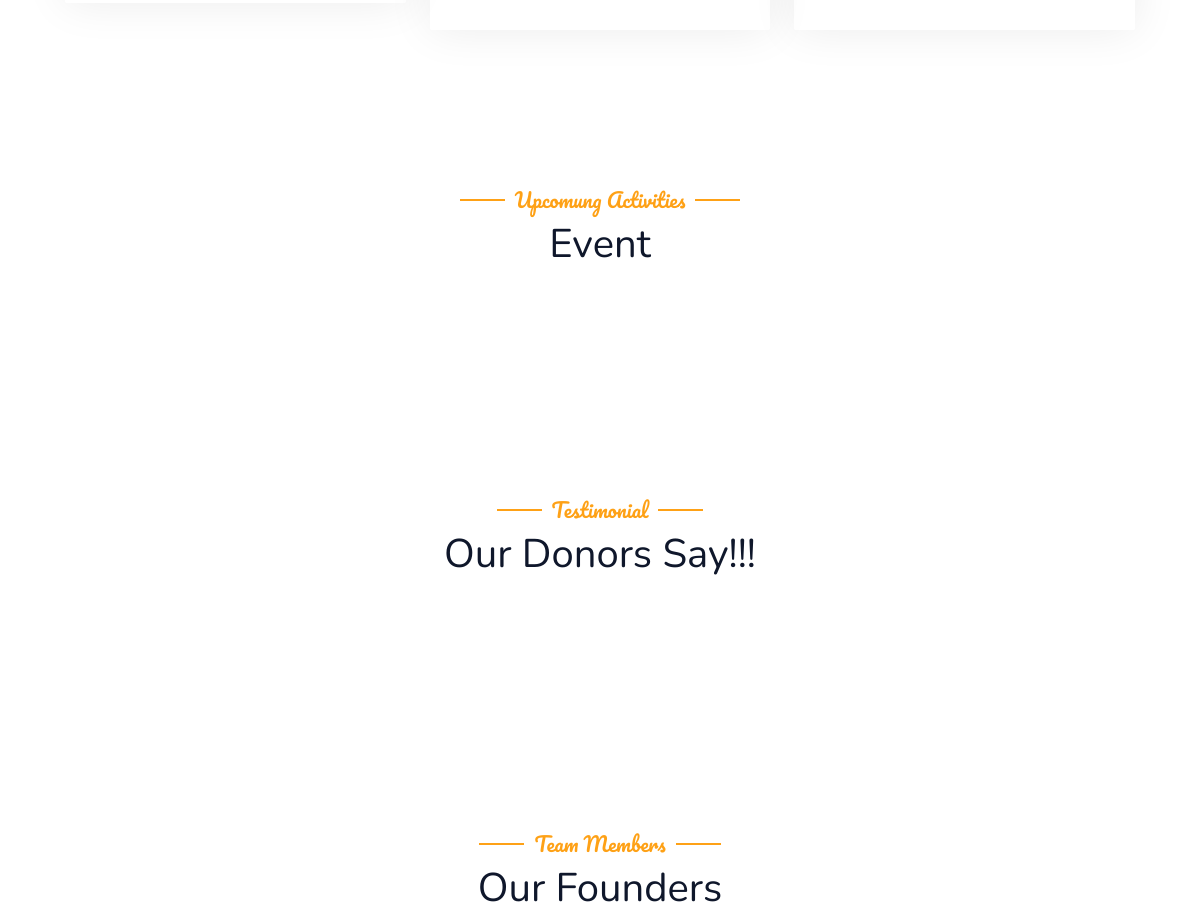
/ (middle part), run on an earlier commit of the app's database.
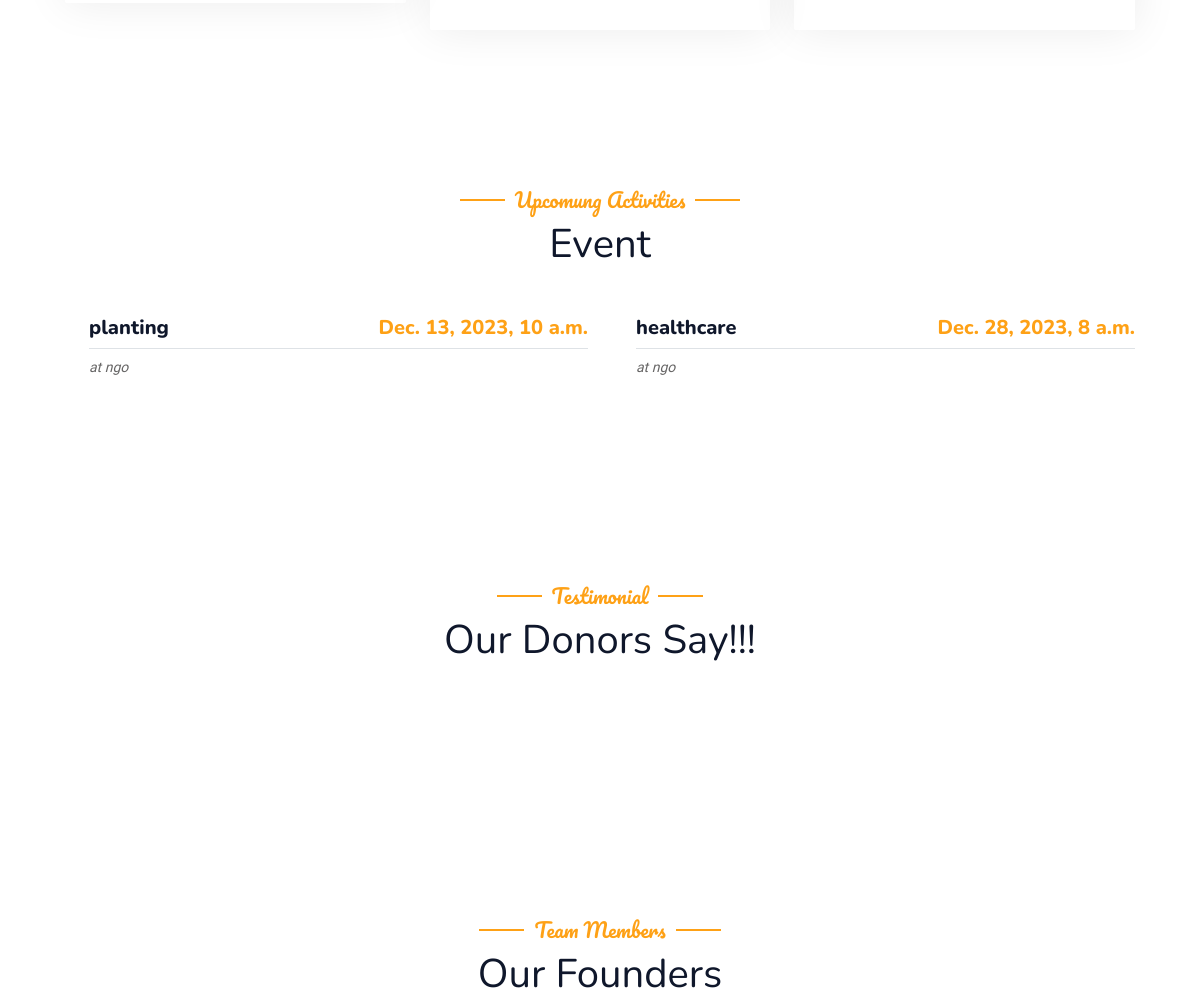
And on a later commit of the database.
### ngo/models.py (models this page shows, shortened)
class EventNotification(models.Model):
    name = models.CharField(max_length=255)
    event_datetime = models.DateTimeField()
    description = models.TextField()

### visitor/views.py (the view)
# urls.py: path('', views.index, name="home"),
def index(request):
    notifications = EventNotification.objects.all()
    feedback=Feedback.objects.filter(feedback_type__in=['thought', 'suggestion'])
    return render(request, 'visitor/index.html', {'notifications': notifications, 'feedback': feedback })

### visitor/templates/visitor/index.html (shortened to what this page needs)
{% extends 'base.html' %}
{% load static %}
{% block content %}
        <div class="container-xxl">
            <div class="container">
                <div class="row g-6">
        <div class="col-lg-4 col-sm-6 wow fadeInUp" data-wow-delay="0.1s">
                    </div>
                    <div class="col-lg-4 col-sm-6 wow fadeInUp" data-wow-delay="0.5s">
                        <div class="service-item rounded pt-3">
                            <div class="p-4">
                            </div>
                        </div>
                    </div>
                    <div class="col-lg-4 col-sm-6 wow fadeInUp" data-wow-delay="0.7s">
                        <div class="service-item rounded pt-3">
                            <div class="p-4">
                            </div>
                        </div>
                    </div>
                </div>
            </div>
        </div>
        <div class="container-xxl py-5">
            <div class="container">
                <div class="text-center wow fadeInUp" data-wow-delay="0.1s">
                    <h5 class="section-title ff-secondary text-center text-primary fw-normal">Upcomung Activities</h5>
                    <h1 class="mb-5">Event</h1>
                </div>
                <div class="tab-class text-center wow fadeInUp" data-wow-delay="0.1s">
                    <div class="tab-content">
                        <div id="tab-1" class="tab-pane fade show p-0 active">
                            <div class="row g-4">
                                {% for notification in notifications %}
                                <div class="col-lg-6">
                                    <div class="d-flex align-items-center">
                                        <div class="w-100 d-flex flex-column text-start ps-4">
                                            <h5 class="d-flex justify-content-between border-bottom pb-2">
                                                <span>{{ notification.name }}</span>
                                                <span class="text-primary">{{ notification.event_datetime }}</span>
                                            </h5>
                                            <small class="fst-italic">{{ notification.description }}</small>
                                        </div>
                                    </div>
                                </div>
                                {% endfor %}
                            </div>
                        </div>
                    </div>
                </div>
            </div>
        </div>
    <div class="container-xxl py-5 wow fadeInUp" data-wow-delay="0.5s">
        <div class="container">
            <div class="text-center">
                <h5 class="section-title ff-secondary text-center text-primary fw-normal">Testimonial</h5>
                <h1 class="mb-5">Our Donors Say!!!</h1>
            </div>
        </div>
    </div>
<div class="container-xxl pt-5 pb-3">
    <div class="container">
        <div class="text-center wow fadeInUp" data-wow-delay="0.1s">
            <h5 class="section-title ff-secondary text-center text-primary fw-normal">Team Members</h5>
            <h1 class="mb-5">Our Founders</h1>
        </div>
    </div>
    </div>
{% endblock %}

What changed in the data, as far as the page shows it:
added EventNotification: name "planting", event_datetime "Dec. 13, 2023, 10 a.m.", description "at ngo"
added EventNotification: name "healthcare", event_datetime "Dec. 28, 2023, 8 a.m.", description "at ngo"
